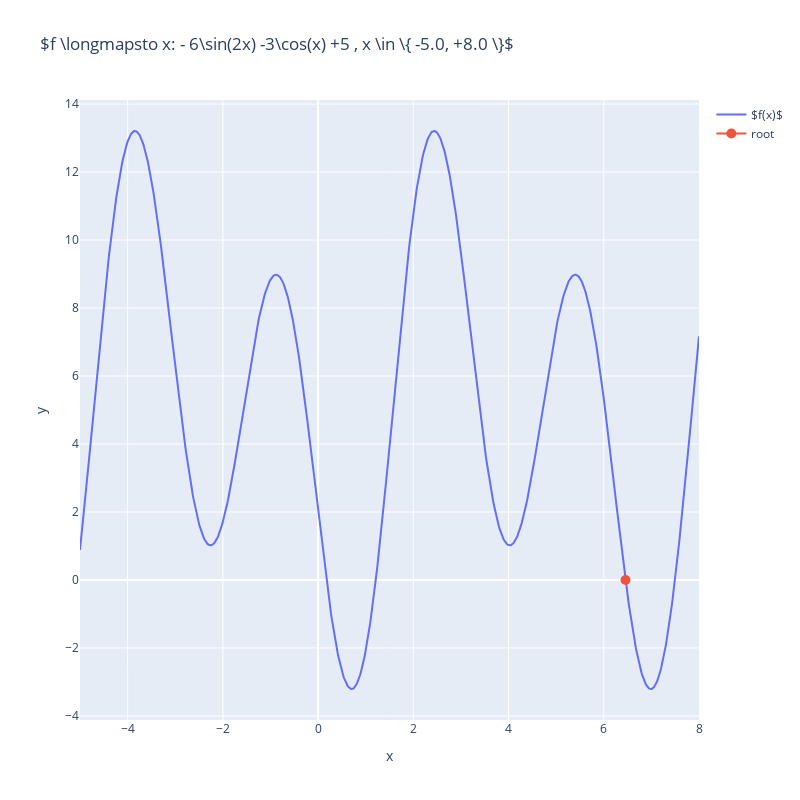

Notebook code for this chart:
### Code cell
fig = go.Figure(data=[{'type': 'scatter', 'x': np.linspace(-5.0,8.0,1000), 'y': f(np.linspace(-5.0,8.0,1000)),
                       'name': '$f(x)$', 'showlegend':True}],
                layout = {'title': '$f \longmapsto x: - 6\sin(2x) -3\cos(x) +5 , x \in \{ -5.0, +8.0 \}$','height':800, 'width':800 })
fig.add_trace(go.Scatter(x=[root], y=[0], marker = {'size':10}, name = "root"))
fig.update_xaxes(title_text="x")
fig.update_yaxes(title_text="y")
fig.show()

### Figure 1 — Plotly figure (JSON) as saved in the notebook; plotly's stock layout.template omitted (floating-point values rounded to 4 significant figures; data arrays with more than 128 entries replaced by an {"elided": "..."} marker saying what was removed)
{"data": [{"name": "$f(x)$", "showlegend": true, "type": "scatter", "x": {"elided": "1000 float values"}, "y": {"elided": "1000 float values"}}, {"marker": {"size": 10}, "name": "root", "type": "scatter", "x": [6.457], "y": [0]}], "layout": {"height": 800, "title": {"text": "$f \\longmapsto x: - 6\\sin(2x) -3\\cos(x) +5 , x \\in \\{ -5.0, +8.0 \\}$"}, "width": 800, "xaxis": {"autorange": true, "range": [-5, 8], "title": {"text": "x"}, "type": "linear"}, "yaxis": {"autorange": true, "range": [-4.119, 14.12], "title": {"text": "y"}, "type": "linear"}}}
